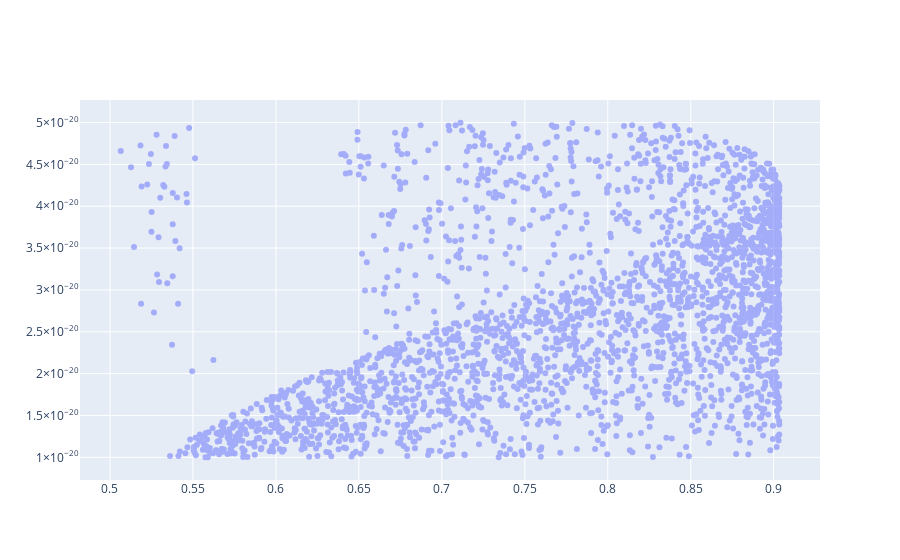

Notebook cell for this chart:
### Code cell
fig = go.Figure()
fig.add_trace(go.Scatter(x=df_lat_space.q1_m,
                     y=df_hidden_states.m1,
                     mode='markers',
                     opacity=.5,
                     name='training loss'))
fig.show()

### Figure 1 — Plotly figure (JSON) as saved in the notebook; plotly's stock layout.template omitted (floating-point values rounded to 4 significant figures; data arrays with more than 128 entries replaced by an {"elided": "..."} marker saying what was removed)
{"data": [{"mode": "markers", "name": "training loss", "opacity": 0.5, "type": "scatter", "x": {"elided": "2669 float values"}, "y": {"elided": "2669 float values"}}], "layout": {}}
